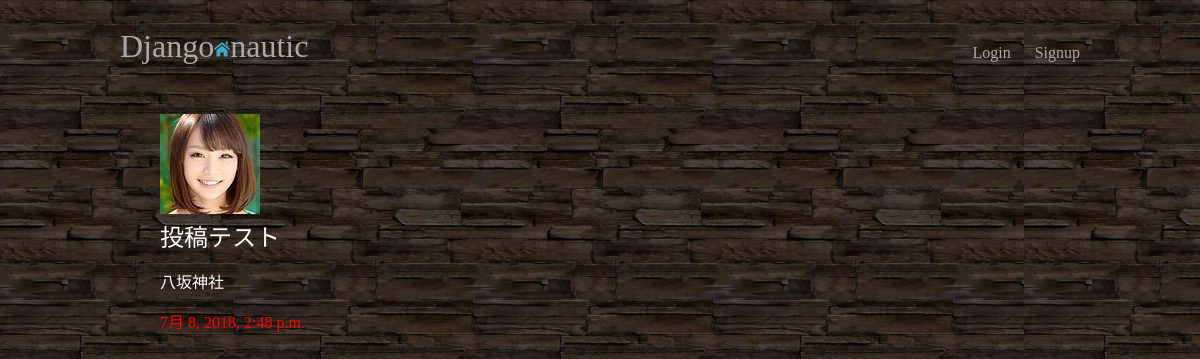
Screenshot of /articles/yasak-1236/ with the database file from the repository.
### articles/models.py (models this page shows, shortened)
class Article(models.Model):
    title = models.CharField(max_length=100)
    slug = models.SlugField()
    body = models.TextField()
    date = models.DateTimeField(auto_now_add=True)
    thumb = models.ImageField(default='default.png', blank=True)
    author = models.ForeignKey(User, default=None)

### articles/views.py (the view)
# urls.py: url(r'^(?P<slug>[\w-]+)/$',views.article_detail, name="detail"),
def article_detail(request, slug):
    article = Article.objects.get(slug=slug)
    return render(request, 'articles/article_detail.html', {'article': article})

### articles/templates/articles/article_detail.html
{% extends 'base_layout.html' %}
{% block content %}
<div class="article-detail">
    <dir class="articl">
        <img src="{{ article.thumb.url }}" alt="">
        <h2 class='detail-title'>{{ article.title }}</h2>
        <p class='detail-title'>{{ article.body }}</p>
        <p class='date-color'>{{ article.date }}</p>
    </dir>
</div>
{% endblock %}

### assets/styles.css (style rules this page uses)
body { background: blue; background-image: url(bg2.jpg); background-repeat: repeat-y no-repeat color #dada12; }
body * { font-family: Ubuntu; }
h1,h2,h3,h4,h5 { font-weight: normal; margin: 0; }
.date-color { color: red; }
.detail-title { color: #ffffff; }

### rows the page displays
Article: thumb (picture), title "投稿テスト", body "八坂神社", date "7月 8, 2018, 2:48 p.m."
